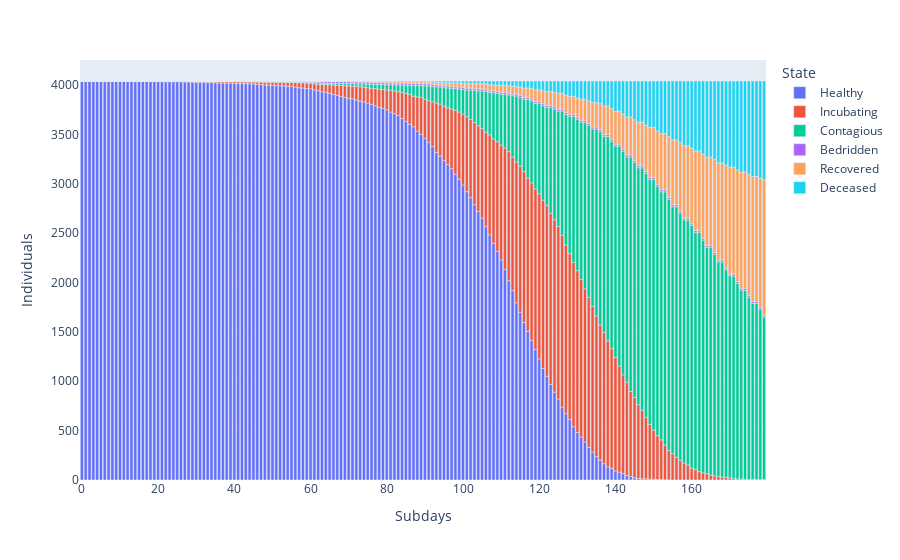

The cell this chart's notebook holds for it:
### Code cell
# This code renders the most recent simulation as an interactive chart.
figure = px.bar(MostRecentSimulation, labels={"index":"Subdays", "value":"Individuals", "variable":"State"})
figure.show()

### Figure 1 — Plotly figure (JSON) as saved in the notebook; plotly's stock layout.template omitted (floating-point values rounded to 4 significant figures; data arrays with more than 128 entries replaced by an {"elided": "..."} marker saying what was removed)
{"data": [{"alignmentgroup": "True", "hovertemplate": "State=Healthy<br>Subdays=%{x}<br>Individuals=%{y}<extra></extra>", "legendgroup": "Healthy", "marker": {"color": "#636efa", "pattern": {"shape": ""}}, "name": "Healthy", "offsetgroup": "Healthy", "orientation": "v", "showlegend": true, "textposition": "auto", "type": "bar", "x": {"elided": "180 int values"}, "xaxis": "x", "y": {"elided": "180 int values"}, "yaxis": "y"}, {"alignmentgroup": "True", "hovertemplate": "State=Incubating<br>Subdays=%{x}<br>Individuals=%{y}<extra></extra>", "legendgroup": "Incubating", "marker": {"color": "#EF553B", "pattern": {"shape": ""}}, "name": "Incubating", "offsetgroup": "Incubating", "orientation": "v", "showlegend": true, "textposition": "auto", "type": "bar", "x": {"elided": "180 int values"}, "xaxis": "x", "y": {"elided": "180 int values"}, "yaxis": "y"}, {"alignmentgroup": "True", "hovertemplate": "State=Contagious<br>Subdays=%{x}<br>Individuals=%{y}<extra></extra>", "legendgroup": "Contagious", "marker": {"color": "#00cc96", "pattern": {"shape": ""}}, "name": "Contagious", "offsetgroup": "Contagious", "orientation": "v", "showlegend": true, "textposition": "auto", "type": "bar", "x": {"elided": "180 int values"}, "xaxis": "x", "y": {"elided": "180 int values"}, "yaxis": "y"}, {"alignmentgroup": "True", "hovertemplate": "State=Bedridden<br>Subdays=%{x}<br>Individuals=%{y}<extra></extra>", "legendgroup": "Bedridden", "marker": {"color": "#ab63fa", "pattern": {"shape": ""}}, "name": "Bedridden", "offsetgroup": "Bedridden", "orientation": "v", "showlegend": true, "textposition": "auto", "type": "bar", "x": {"elided": "180 int values"}, "xaxis": "x", "y": {"elided": "180 int values"}, "yaxis": "y"}, {"alignmentgroup": "True", "hovertemplate": "State=Recovered<br>Subdays=%{x}<br>Individuals=%{y}<extra></extra>", "legendgroup": "Recovered", "marker": {"color": "#FFA15A", "pattern": {"shape": ""}}, "name": "Recovered", "offsetgroup": "Recovered", "orientation": "v", "showlegend": true, "textposition": "auto", "type": "bar", "x": {"elided": "180 int values"}, "xaxis": "x", "y": {"elided": "180 int values"}, "yaxis": "y"}, {"alignmentgroup": "True", "hovertemplate": "State=Deceased<br>Subdays=%{x}<br>Individuals=%{y}<extra></extra>", "legendgroup": "Deceased", "marker": {"color": "#19d3f3", "pattern": {"shape": ""}}, "name": "Deceased", "offsetgroup": "Deceased", "orientation": "v", "showlegend": true, "textposition": "auto", "type": "bar", "x": {"elided": "180 int values"}, "xaxis": "x", "y": {"elided": "180 int values"}, "yaxis": "y"}], "layout": {"barmode": "relative", "legend": {"title": {"text": "State"}, "tracegroupgap": 0}, "margin": {"t": 60}, "xaxis": {"anchor": "y", "domain": [0, 1], "title": {"text": "Subdays"}}, "yaxis": {"anchor": "x", "domain": [0, 1], "title": {"text": "Individuals"}}}}
